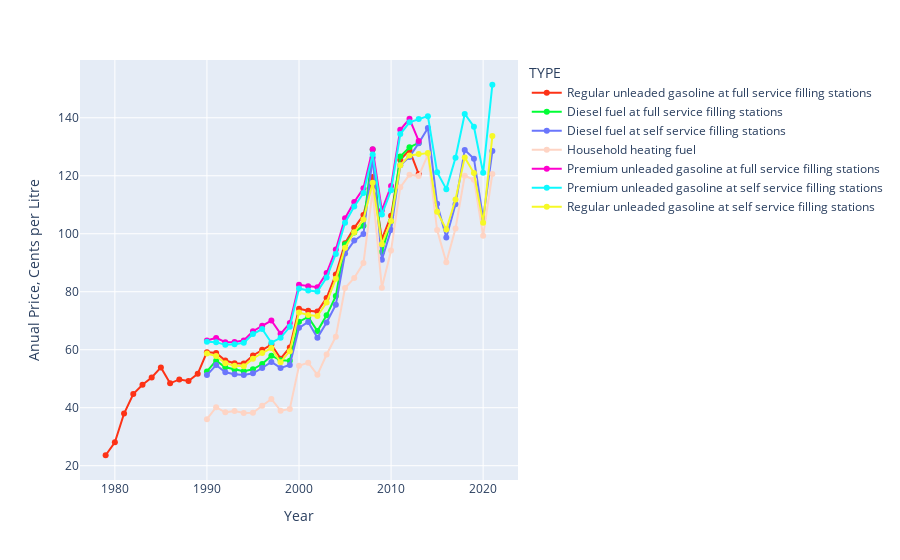

Write notebook code for a chart like this one.
### Markdown cell above
In the cell below, use *plotly.express* or other libraries, to plot the annual average gasoline price, per year, per gasoline type.

### Code cell
# Enter your code below and run the cell
anual_avg = data.groupby(['Year','TYPE'], as_index=False).agg({'VALUE':pd.Series.mean})
fig = px.line(anual_avg,
                   x='Year', y = "VALUE", color='TYPE',color_discrete_sequence=px.colors.qualitative.Light24)
fig.update_traces(mode='markers+lines')
fig.update_layout(
    xaxis_title="Year",
    yaxis_title="Anual Price, Cents per Litre")
fig.show()

### Figure 1 — Plotly figure (JSON) as saved in the notebook; plotly's stock layout.template omitted (floating-point values rounded to 4 significant figures)
{"data": [{"hovertemplate": "TYPE=Regular unleaded gasoline at full service filling stations<br>Year=%{x}<br>VALUE=%{y}<extra></extra>", "legendgroup": "Regular unleaded gasoline at full service filling stations", "line": {"color": "#FD3216", "dash": "solid"}, "marker": {"symbol": "circle"}, "mode": "markers+lines", "name": "Regular unleaded gasoline at full service filling stations", "orientation": "v", "showlegend": true, "type": "scatter", "x": [1979, 1980, 1981, 1982, 1983, 1984, 1985, 1986, 1987, 1988, 1989, 1990, 1991, 1992, 1993, 1994, 1995, 1996, 1997, 1998, 1999, 2000, 2001, 2002, 2003, 2004, 2005, 2006, 2007, 2008, 2009, 2010, 2011, 2012, 2013], "xaxis": "x", "y": [23.6, 28.07, 38.0, 44.7, 47.9, 50.44, 53.9, 48.41, 49.76, 49.22, 51.7, 59.15, 58.89, 56.26, 55.36, 55.26, 58.02, 59.97, 61.78, 56.91, 60.77, 74.12, 73.44, 73.14, 77.88, 85.98, 96.74, 102.0, 106.5, 119.5, 98.15, 106.2, 125.5, 128.8, 120.6], "yaxis": "y"}, {"hovertemplate": "TYPE=Diesel fuel at full service filling stations<br>Year=%{x}<br>VALUE=%{y}<extra></extra>", "legendgroup": "Diesel fuel at full service filling stations", "line": {"color": "#00FE35", "dash": "solid"}, "marker": {"symbol": "circle"}, "mode": "markers+lines", "name": "Diesel fuel at full service filling stations", "orientation": "v", "showlegend": true, "type": "scatter", "x": [1990, 1991, 1992, 1993, 1994, 1995, 1996, 1997, 1998, 1999, 2000, 2001, 2002, 2003, 2004, 2005, 2006, 2007, 2008, 2009, 2010, 2011, 2012, 2013], "xaxis": "x", "y": [52.53, 56.22, 53.96, 53.19, 52.59, 53.26, 55.06, 57.95, 56.35, 56.24, 69.67, 71.31, 66.42, 71.85, 78.48, 96.39, 100.5, 102.8, 129.1, 93.7, 104.3, 126.6, 129.8, 131.3], "yaxis": "y"}, {"hovertemplate": "TYPE=Diesel fuel at self service filling stations<br>Year=%{x}<br>VALUE=%{y}<extra></extra>", "legendgroup": "Diesel fuel at self service filling stations", "line": {"color": "#6A76FC", "dash": "solid"}, "marker": {"symbol": "circle"}, "mode": "markers+lines", "name": "Diesel fuel at self service filling stations", "orientation": "v", "showlegend": true, "type": "scatter", "x": [1990, 1991, 1992, 1993, 1994, 1995, 1996, 1997, 1998, 1999, 2000, 2001, 2002, 2003, 2004, 2005, 2006, 2007, 2008, 2009, 2010, 2011, 2012, 2013, 2014, 2015, 2016, 2017, 2018, 2019, 2020, 2021], "xaxis": "x", "y": [51.24, 54.71, 52.24, 51.52, 51.28, 51.89, 53.69, 55.81, 53.73, 54.74, 67.54, 69.59, 64.12, 69.39, 75.54, 93.15, 97.63, 99.9, 126.3, 91.04, 101.3, 123.6, 126.5, 131.2, 136.5, 110.4, 98.7, 110.2, 128.9, 125.9, 105.2, 128.5], "yaxis": "y"}, {"hovertemplate": "TYPE=Household heating fuel<br>Year=%{x}<br>VALUE=%{y}<extra></extra>", "legendgroup": "Household heating fuel", "line": {"color": "#FED4C4", "dash": "solid"}, "marker": {"symbol": "circle"}, "mode": "markers+lines", "name": "Household heating fuel", "orientation": "v", "showlegend": true, "type": "scatter", "x": [1990, 1991, 1992, 1993, 1994, 1995, 1996, 1997, 1998, 1999, 2000, 2001, 2002, 2003, 2004, 2005, 2006, 2007, 2008, 2009, 2010, 2011, 2012, 2013, 2014, 2015, 2016, 2017, 2018, 2019, 2020, 2021], "xaxis": "x", "y": [36.05, 40.18, 38.4, 38.86, 38.21, 38.27, 40.7, 43.0, 38.97, 39.55, 54.47, 55.53, 51.34, 58.36, 64.47, 81.27, 84.76, 89.89, 114.8, 81.38, 94.24, 116.0, 120.4, 119.9, 127.3, 101.2, 90.13, 101.8, 120.0, 118.6, 99.35, 120.6], "yaxis": "y"}, {"hovertemplate": "TYPE=Premium unleaded gasoline at full service filling stations<br>Year=%{x}<br>VALUE=%{y}<extra></extra>", "legendgroup": "Premium unleaded gasoline at full service filling stations", "line": {"color": "#FE00CE", "dash": "solid"}, "marker": {"symbol": "circle"}, "mode": "markers+lines", "name": "Premium unleaded gasoline at full service filling stations", "orientation": "v", "showlegend": true, "type": "scatter", "x": [1990, 1991, 1992, 1993, 1994, 1995, 1996, 1997, 1998, 1999, 2000, 2001, 2002, 2003, 2004, 2005, 2006, 2007, 2008, 2009, 2010, 2011, 2012, 2013], "xaxis": "x", "y": [63.18, 64.08, 62.6, 62.66, 63.22, 66.38, 68.25, 70.07, 65.48, 69.19, 82.39, 81.91, 81.55, 86.45, 94.57, 105.4, 111.0, 115.7, 129.2, 108.1, 116.4, 135.9, 139.6, 132.0], "yaxis": "y"}, {"hovertemplate": "TYPE=Premium unleaded gasoline at self service filling stations<br>Year=%{x}<br>VALUE=%{y}<extra></extra>", "legendgroup": "Premium unleaded gasoline at self service filling stations", "line": {"color": "#0DF9FF", "dash": "solid"}, "marker": {"symbol": "circle"}, "mode": "markers+lines", "name": "Premium unleaded gasoline at self service filling stations", "orientation": "v", "showlegend": true, "type": "scatter", "x": [1990, 1991, 1992, 1993, 1994, 1995, 1996, 1997, 1998, 1999, 2000, 2001, 2002, 2003, 2004, 2005, 2006, 2007, 2008, 2009, 2010, 2011, 2012, 2013, 2014, 2015, 2016, 2017, 2018, 2019, 2020, 2021], "xaxis": "x", "y": [62.73, 62.62, 61.68, 61.86, 62.37, 65.4, 67.13, 62.42, 64.12, 67.9, 81.14, 80.43, 80.07, 84.9, 93.04, 103.8, 109.4, 114.0, 127.3, 106.6, 115.0, 134.4, 138.4, 139.5, 140.6, 121.2, 115.4, 126.2, 141.3, 136.9, 121.0, 151.4], "yaxis": "y"}, {"hovertemplate": "TYPE=Regular unleaded gasoline at self service filling stations<br>Year=%{x}<br>VALUE=%{y}<extra></extra>", "legendgroup": "Regular unleaded gasoline at self service filling stations", "line": {"color": "#F6F926", "dash": "solid"}, "marker": {"symbol": "circle"}, "mode": "markers+lines", "name": "Regular unleaded gasoline at self service filling stations", "orientation": "v", "showlegend": true, "type": "scatter", "x": [1990, 1991, 1992, 1993, 1994, 1995, 1996, 1997, 1998, 1999, 2000, 2001, 2002, 2003, 2004, 2005, 2006, 2007, 2008, 2009, 2010, 2011, 2012, 2013, 2014, 2015, 2016, 2017, 2018, 2019, 2020, 2021], "xaxis": "x", "y": [58.7, 57.8, 55.35, 54.49, 54.27, 56.92, 58.87, 60.55, 55.7, 59.51, 72.83, 72.0, 71.62, 76.27, 84.45, 95.2, 100.5, 104.9, 117.6, 96.41, 104.4, 123.6, 127.0, 127.5, 127.8, 107.6, 101.5, 111.8, 126.3, 120.9, 103.8, 133.7], "yaxis": "y"}], "layout": {"autosize": true, "legend": {"title": {"text": "TYPE"}, "tracegroupgap": 0}, "margin": {"t": 60}, "xaxis": {"anchor": "y", "autorange": true, "domain": [0, 1], "range": [1976.0, 2024.0], "title": {"text": "Year"}, "type": "linear"}, "yaxis": {"anchor": "x", "autorange": true, "domain": [0, 1], "range": [14.54, 160.4], "title": {"text": "Anual Price, Cents per Litre"}, "type": "linear"}}}
